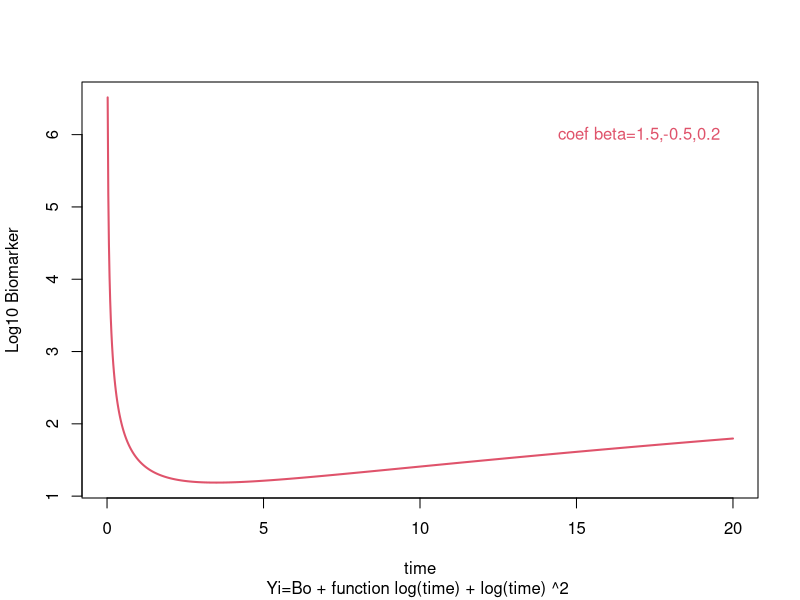

Write the R code that produced this figure.
beta <- c(1.5,-0.5,0.2)
time <- seq(0,20,len=1000)

X <- cbind(1,log(time),log(time)^2)
length(X)
y <- as.numeric(X%*%beta)
length(y)
plot(time,y,type="l",lwd=2,col=2,ylab = "Log10 Biomarker",sub="Yi=Bo + function log(time) + log(time) ^2 ")
  text(17,6,labels="coef beta=1.5,-0.5,0.2",col=2)
